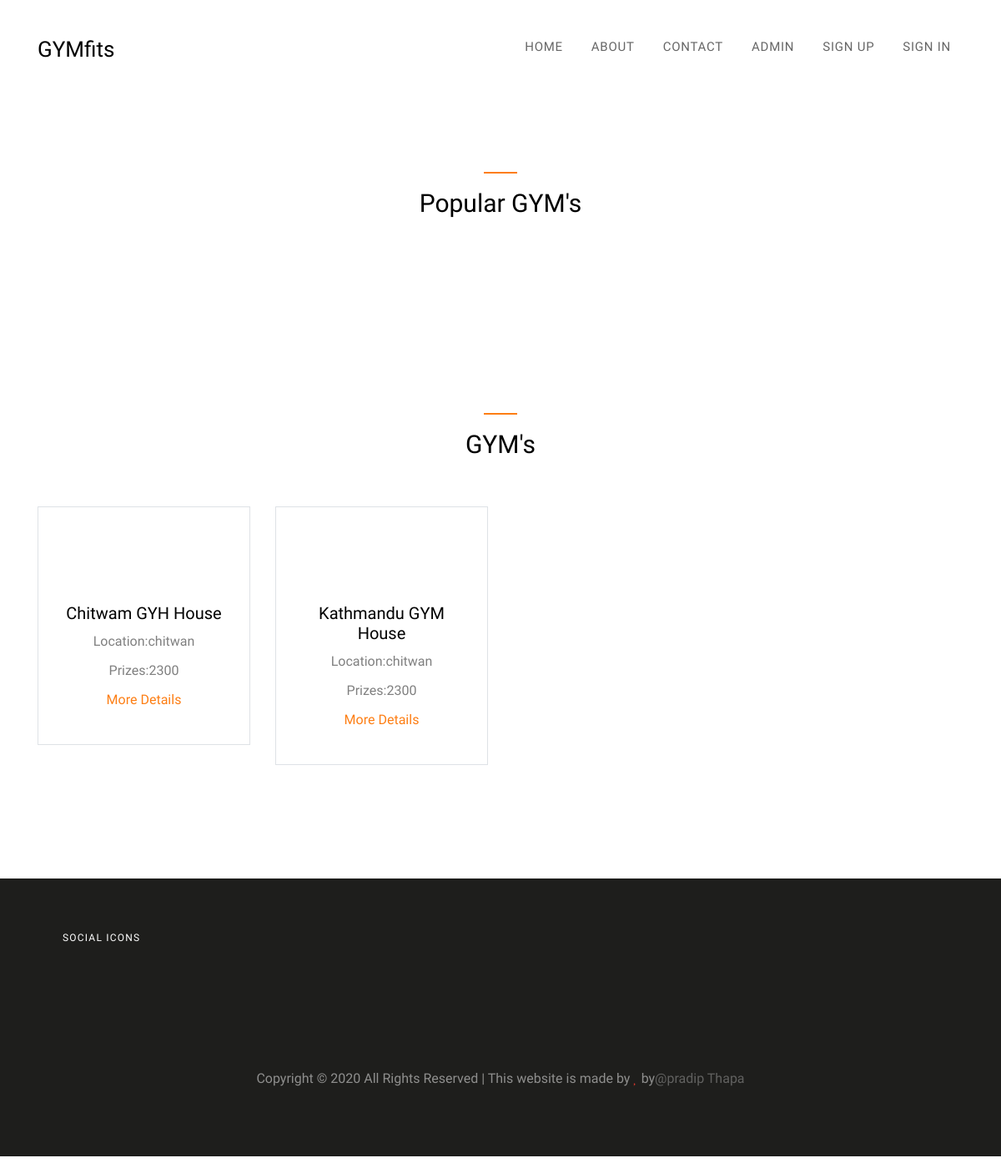
The page / on the database its author committed.
### App/models.py (models this page shows, shortened)
class GymInfromation(models.Model):
    name=models.CharField(max_length=20)
    phone_regex = RegexValidator(regex=r'^\+?1?\d{9,15}$', message="Phone number must be entered in the format: '+999999999'. Up to 15 digits allowed.")
    phone_number = models.CharField(validators=[phone_regex], max_length=17, blank=True) # validators should be a list
    location=models.CharField(max_length=20)
    pic=models.ImageField(upload_to='images', null=True)
    pricing=models.CharField(max_length=20)
    rating_count=models.CharField(max_length=20)
    summary=models.TextField()
    user=models.OneToOneField(User,on_delete=CASCADE,null=True, blank=True)

### App/views.py (the view)
# urls.py: path('',views.index, name='index'),
def index(request):
    information=GymInfromation.objects.all()
    return render(request,'App/index.html',{'informations':information})

### App/templates/App/index.html (shortened to what this page needs)
{% load static %}
<!DOCTYPE html>
<html lang="en">
<head>
  <link rel="stylesheet" href="{% static 'fonts/icomoon/style.css' %}">
  <link rel="stylesheet" href="{% static 'css/bootstrap.min.css' %}">
  <link rel="stylesheet" href="{% static 'css/magnific-popup.css' %}">
  <link rel="stylesheet" href="{% static 'css/jquery-ui.css' %}">
  <link rel="stylesheet" href="{% static 'css/owl.carousel.min.css' %}">
  <link rel="stylesheet" href="{% static 'css/owl.theme.default.min.css' %}">
  <link rel="stylesheet" href="{% static 'css/bootstrap-datepicker.css' %}">
  <link rel="stylesheet" href="{% static 'css/animate.css' %}">
  <link rel="stylesheet" href="https://cdn.jsdelivr.net/npm/mediaelement@4.2.7/build/mediaelementplayer.min.css">
  <link rel="stylesheet" href="{% static 'fonts/flaticon/font/flaticon.css' %}">
  <link rel="stylesheet" href="{% static 'css/aos.css' %}">
  <link rel="stylesheet" href="{% static 'css/style.css' %}">
</head>
<body style="background-image: url('/static/images/bg.jpg');">
  <div class="site-wrap">
    <div class="site-navbar-wrap js-site-navbar bg-white">
      <div class="container">
        <div class="site-navbar bg-light">
          <div class="py-1">
            <div class="row align-items-center">
              <div class="col-2">
                <h2 class="mb-0 site-logo"><a href="/">GYM<strong>fits</strong></a></h2>
              </div>
              <div class="col-10">
                <nav class="site-navigation text-right" role="navigation">
                  <div class="container">
                    <ul class="site-menu js-clone-nav d-none d-lg-block">
                      <li><a href="/">Home</a></li>
                      <li><a href="/">About</a></li>
                      <li><a href="/contact">Contact</a></li>
                      {% if user.is_authenticated %}
                      <li><a href="#">Hello {{user.username}}</a></li>
                      <li><a href="/logout">Logout</a></li>
                      {% else %}
                      <li><a href="/admin">Admin</a></li>
                      <li><a href="/signup">Sign Up</a></li>
                      <li><a href="/login">Sign In</a></li>
                      {% endif %}
                    </ul>
                  </div>
                </nav>
              </div>
            </div>
          </div>
        </div>
    </div>
    <div class="site-section">
      <div class="container">
        <div class="row">
          <div class="col-md-12">
            <h2 class="site-section-heading text-center">Popular GYM's</h2>
          </div>
        </div>
        <div class="row">
          <div class="col-md-12 block-13 nav-direction-white"></div>
          </div>
        </div>
    </div>
    <div class="site-section">
      <div class="container">
        <div class="row mb-5">
          <div class="col-md-12">
            <h2 class="site-section-heading text-center">GYM's</h2>
          </div>
        </div>
        <div class="row">
        {% for info in informations%}
          <div class="col-md-3 text-center mb-4">
            <div class="border p-4 text-with-icon">
              <span class="flaticon-weightlifting icon display-4 mb-4 d-block text-primary"></span>
              <h2 class="h5">{{info.name}}</h2>
              <label>Location:{{info.location}}</label><br>
              <label>Prizes:{{info.pricing}}</label>
              <p><a href="/GYM/index/{{info.id}}">More Details</a></p>
            </div>
          </div>
          {% endfor %}
      </div>
    </div>
  </div>
  {% include 'App/footer.html' %}
</body>
</html>

### App/static/css/style.css (style rules this page uses)
body { line-height: 1.7; color: rgba(0, 0, 0, 0.5); font-weight: 400; font-size: 1rem; font-family: "Roboto Mono", SFMono-Regular, Menlo, Monaco, Consolas, "Liberation Mono", "Courier New", monospace; font-family: "Work Sans", -apple-system, BlinkMacSystemFont, "Segoe UI", Roboto, "Helvetica Neue", Arial, sans-serif, "Apple Color Emoji", "Segoe UI Emoji", "Segoe UI Symbol", "Noto Color Emoji"; background: #f4f4f4; background-size: cover; background-attachment: fixed; background-repeat: no-repeat; }
h1, h2, h3, h4, h5, .h1, .h2, .h3, .h4, .h5 { color: #000; }
a { -webkit-transition: .3s all ease; -o-transition: .3s all ease; transition: .3s all ease; }
.site-wrap { max-width: 1200px; margin: 0 auto; position: relative; -webkit-box-shadow: 0 0 20px 0 rgba(0, 0, 0, 0.1); box-shadow: 0 0 20px 0 rgba(0, 0, 0, 0.1); background: #fff; }
.site-wrap:before { -webkit-transition: .3s all ease-in-out; -o-transition: .3s all ease-in-out; transition: .3s all ease-in-out; background: rgba(0, 0, 0, 0.6); content: ""; position: absolute; z-index: 2000; top: 0; left: 0; right: 0; bottom: 0; opacity: 0; visibility: hidden; }
.site-section { padding: 3em 0; }
@media (min-width: 768px) { .site-section { padding: 7em 0; } }
.site-section-heading { font-size: 30px; position: relative; padding-top: 20px; }
.site-section-heading:before { content: ""; left: 0%; top: 0; position: absolute; width: 40px; height: 2px; background: #fd7e14; }
.site-section-heading.text-center:before { content: ""; left: 50%; top: 0; -webkit-transform: translateX(-50%); -ms-transform: translateX(-50%); transform: translateX(-50%); position: absolute; width: 40px; height: 2px; background: #fd7e14; }
.site-navbar-wrap { background: #fff !important; z-index: 99; width: 100%; padding: 20px 0; position: relative; left: 0; -webkit-transition: .3s all ease; -o-transition: .3s all ease; transition: .3s all ease; -webkit-box-shadow: 0 10px 20px -5px rgba(0, 0, 0, 0.1); box-shadow: 0 10px 20px -5px rgba(0, 0, 0, 0.1); }
.site-navbar-top, .site-navbar { border-bottom: 1px solid rgba(0, 0, 0, 0.1); }
.site-navbar { margin-bottom: 0px; width: 100%; border-bottom: none; background: #fff !important; }
.site-navbar .site-logo { font-weight: 200; }
.site-navbar .site-logo a { font-weight: 200; font-size: 26px; color: #000; }
.site-navbar .site-navigation .site-menu { margin-bottom: 0; }
.site-navbar .site-navigation .site-menu a { text-decoration: none !important; font-size: 15px; display: inline-block; }
.site-navbar .site-navigation .site-menu > li { display: inline-block; padding: 10px 5px; }
.site-navbar .site-navigation .site-menu > li > a { padding: 10px 10px; text-transform: uppercase; letter-spacing: .05em; color: rgba(0, 0, 0, 0.6); font-size: 15px; text-decoration: none !important; }
.site-navbar .site-navigation .site-menu > li:last-child { padding-right: 0; }
.site-navbar .site-navigation .site-menu > li:last-child > a { padding-right: 0; }
.block-13, .block-14, .block-15, .slide-one-item { position: relative; z-index: 1; }
.text-with-icon { -webkit-transition: .3s all ease; -o-transition: .3s all ease; transition: .3s all ease; position: relative; top: 0; }
.text-with-icon .icon { position: relative; -webkit-transition: .2s all ease; -o-transition: .2s all ease; transition: .2s all ease; -webkit-transform: scale(1); -ms-transform: scale(1); transform: scale(1); }

### rows shown on the page
GymInfromation: name "Chitwam GYH House", location "chitwan", pricing "2300"
GymInfromation: name "Kathmandu GYM House", location "chitwan", pricing "2300"
